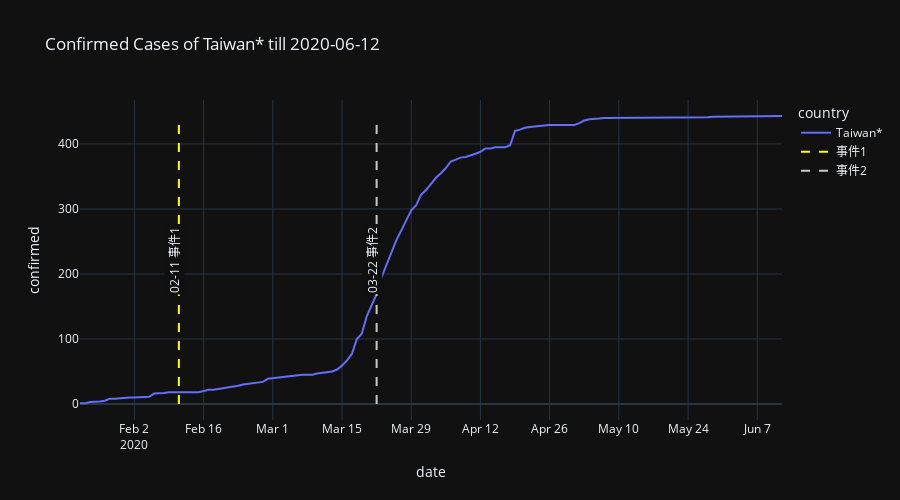
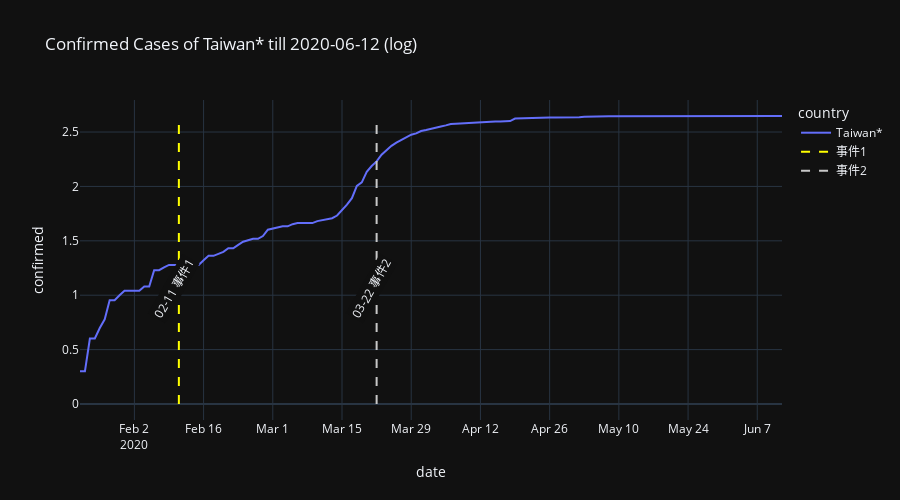
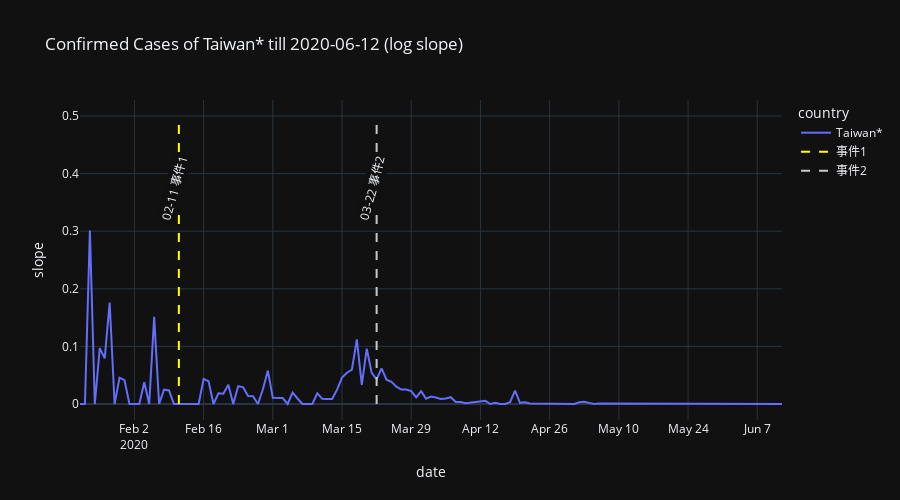

Write notebook code for charts like these, in order.
### Markdown cell above
# begin -------------------------------------------------------

# 台灣

### Code cell
from datetime import timedelta

# plot function
def plot_by_country(country_str, events, anno_pos = 0.5, anno_angle = -90):
    country_data = pd.DataFrame()
    for i in range(len(country_df)):
        if country_df['country'][i] == country_str:
            country_data = country_data.append(country_df.iloc[i])
    country_data.index = np.arange(len(country_data))
    fig = px.line(country_data,
                  x='date', y='confirmed', color='country',
                  title=f'Confirmed Cases of {country_str} till {target_date}',
                  height = 500)
    ymax = country_data['confirmed'][len(country_data) - 1]
    for event in events:
        fig.add_trace(go.Scatter(x=['2020-' + event[0], '2020-' + event[0]], y=[0, ymax], name=event[1],
                                 mode = 'lines', line=dict(dash='dash', color=(event[2]))))
        yesterday = (datetime.strptime('2020-' + event[0], "%Y-%m-%d").date() - timedelta(days=1)).strftime("%Y-%m-%d")
        fig.add_annotation(x=yesterday, y=ymax * anno_pos, text=event[0] + ' ' + event[1],
                           showarrow=False, textangle=anno_angle, bgcolor = '#101010')
    fig.show()
    
# plot function (log)
def plot_by_country2(country_str, events, anno_pos = 0.5, anno_angle = -90):
    country_data = pd.DataFrame()
    for i in range(len(country_df)):
        if country_df['country'][i] == country_str:
            country_data = country_data.append(country_df.iloc[i])
    country_data.index = np.arange(len(country_data))
    country_data['confirmed'] = country_data['confirmed'].apply(lambda x : np.log10(x + 1))
    fig = px.line(country_data,
                  x='date', y='confirmed', color='country',
                  title=f'Confirmed Cases of {country_str} till {target_date} (log)',
                  height = 500)
    ymax = country_data['confirmed'][len(country_data) - 1]
    for event in events:
        fig.add_trace(go.Scatter(x=['2020-' + event[0], '2020-' + event[0]], y=[0, ymax], name=event[1],
                                 mode = 'lines', line=dict(dash='dash', color=(event[2]))))
        yesterday = (datetime.strptime('2020-' + event[0], "%Y-%m-%d").date() - timedelta(days=1)).strftime("%Y-%m-%d")
        fig.add_annotation(x=yesterday, y=ymax * anno_pos, text=event[0] + ' ' + event[1],
                           showarrow=False, textangle=anno_angle, bgcolor = '#101010')
    fig.show()

# plot function (log slope)
def plot_by_country3(country_str, events, anno_pos = 0.5, anno_angle = -90):
    country_data = pd.DataFrame()
    for i in range(len(country_df)):
        if country_df['country'][i] == country_str:
            country_data = country_data.append(country_df.iloc[i])
    country_data.index = np.arange(len(country_data))
    country_data['confirmed'] = country_data['confirmed'].apply(lambda x : np.log10(x + 1))
    slope = [0]
    for i in range(1, len(country_data)):
        slope.append(country_data['confirmed'][i] - country_data['confirmed'][i - 1])
    country_data['slope'] = slope
    fig = px.line(country_data,
                  x='date', y='slope', color='country',
                  title=f'Confirmed Cases of {country_str} till {target_date} (log slope)',
                  height = 500)
    ymax = country_data['slope'][len(country_data) - 1]
    line_y = anno_pos*0.5 if anno_pos > 1 else 0.5
    for event in events:
        fig.add_trace(go.Scatter(x=['2020-' + event[0], '2020-' + event[0]], y=[0, line_y], name=event[1],
                                 mode = 'lines', line=dict(dash='dash', color=(event[2]))))
        yesterday = (datetime.strptime('2020-' + event[0], "%Y-%m-%d").date() - timedelta(days=1)).strftime("%Y-%m-%d")
        fig.add_annotation(x=yesterday, y=float(0.5 * anno_pos), text=event[0] + ' ' + event[1],
                           showarrow=False, textangle=anno_angle, bgcolor = '#101010')
    fig.show()

events = [['02-11', '事件1', '#ffff00'],
          ['03-22', '事件2', 'rgb(200, 200, 200)']]
plot_by_country('Taiwan*', events)
plot_by_country2('Taiwan*', events, 0.4, -60)
plot_by_country3('Taiwan*', events, 0.75, -75)

### Figure 1 — Plotly figure (JSON) as saved in the notebook; plotly's stock layout.template omitted (floating-point values rounded to 4 significant figures; data arrays with more than 128 entries replaced by an {"elided": "..."} marker saying what was removed)
{"data": [{"hovertemplate": "country=Taiwan*<br>date=%{x}<br>confirmed=%{y}<extra></extra>", "legendgroup": "Taiwan*", "line": {"color": "#636efa", "dash": "solid"}, "mode": "lines", "name": "Taiwan*", "orientation": "v", "showlegend": true, "type": "scatter", "x": {"elided": "143 str values"}, "xaxis": "x", "y": {"elided": "143 int values"}, "yaxis": "y"}, {"line": {"color": "#ffff00", "dash": "dash"}, "mode": "lines", "name": "事件1", "type": "scatter", "x": ["2020-02-11", "2020-02-11"], "y": [0, 443]}, {"line": {"color": "rgb(200, 200, 200)", "dash": "dash"}, "mode": "lines", "name": "事件2", "type": "scatter", "x": ["2020-03-22", "2020-03-22"], "y": [0, 443]}], "layout": {"annotations": [{"bgcolor": "#101010", "showarrow": false, "text": "02-11 事件1", "textangle": -90, "x": "2020-02-10", "y": 221.5}, {"bgcolor": "#101010", "showarrow": false, "text": "03-22 事件2", "textangle": -90, "x": "2020-03-21", "y": 221.5}], "height": 500, "legend": {"title": {"text": "country"}, "tracegroupgap": 0}, "title": {"text": "Confirmed Cases of Taiwan* till 2020-06-12"}, "xaxis": {"anchor": "y", "domain": [0, 1], "title": {"text": "date"}}, "yaxis": {"anchor": "x", "domain": [0, 1], "title": {"text": "confirmed"}}}}

### Figure 2 — Plotly figure (JSON) as saved in the notebook; plotly's stock layout.template omitted (floating-point values rounded to 4 significant figures; data arrays with more than 128 entries replaced by an {"elided": "..."} marker saying what was removed)
{"data": [{"hovertemplate": "country=Taiwan*<br>date=%{x}<br>confirmed=%{y}<extra></extra>", "legendgroup": "Taiwan*", "line": {"color": "#636efa", "dash": "solid"}, "mode": "lines", "name": "Taiwan*", "orientation": "v", "showlegend": true, "type": "scatter", "x": {"elided": "143 str values"}, "xaxis": "x", "y": {"elided": "143 float values"}, "yaxis": "y"}, {"line": {"color": "#ffff00", "dash": "dash"}, "mode": "lines", "name": "事件1", "type": "scatter", "x": ["2020-02-11", "2020-02-11"], "y": [0, 2.647]}, {"line": {"color": "rgb(200, 200, 200)", "dash": "dash"}, "mode": "lines", "name": "事件2", "type": "scatter", "x": ["2020-03-22", "2020-03-22"], "y": [0, 2.647]}], "layout": {"annotations": [{"bgcolor": "#101010", "showarrow": false, "text": "02-11 事件1", "textangle": -60, "x": "2020-02-10", "y": 1.059}, {"bgcolor": "#101010", "showarrow": false, "text": "03-22 事件2", "textangle": -60, "x": "2020-03-21", "y": 1.059}], "height": 500, "legend": {"title": {"text": "country"}, "tracegroupgap": 0}, "title": {"text": "Confirmed Cases of Taiwan* till 2020-06-12 (log)"}, "xaxis": {"anchor": "y", "domain": [0, 1], "title": {"text": "date"}}, "yaxis": {"anchor": "x", "domain": [0, 1], "title": {"text": "confirmed"}}}}

### Figure 3 — Plotly figure (JSON) as saved in the notebook; plotly's stock layout.template omitted (floating-point values rounded to 4 significant figures; data arrays with more than 128 entries replaced by an {"elided": "..."} marker saying what was removed)
{"data": [{"hovertemplate": "country=Taiwan*<br>date=%{x}<br>slope=%{y}<extra></extra>", "legendgroup": "Taiwan*", "line": {"color": "#636efa", "dash": "solid"}, "mode": "lines", "name": "Taiwan*", "orientation": "v", "showlegend": true, "type": "scatter", "x": {"elided": "143 str values"}, "xaxis": "x", "y": {"elided": "143 float values"}, "yaxis": "y"}, {"line": {"color": "#ffff00", "dash": "dash"}, "mode": "lines", "name": "事件1", "type": "scatter", "x": ["2020-02-11", "2020-02-11"], "y": [0, 0.5]}, {"line": {"color": "rgb(200, 200, 200)", "dash": "dash"}, "mode": "lines", "name": "事件2", "type": "scatter", "x": ["2020-03-22", "2020-03-22"], "y": [0, 0.5]}], "layout": {"annotations": [{"bgcolor": "#101010", "showarrow": false, "text": "02-11 事件1", "textangle": -75, "x": "2020-02-10", "y": 0.375}, {"bgcolor": "#101010", "showarrow": false, "text": "03-22 事件2", "textangle": -75, "x": "2020-03-21", "y": 0.375}], "height": 500, "legend": {"title": {"text": "country"}, "tracegroupgap": 0}, "title": {"text": "Confirmed Cases of Taiwan* till 2020-06-12 (log slope)"}, "xaxis": {"anchor": "y", "domain": [0, 1], "title": {"text": "date"}}, "yaxis": {"anchor": "x", "domain": [0, 1], "title": {"text": "slope"}}}}
